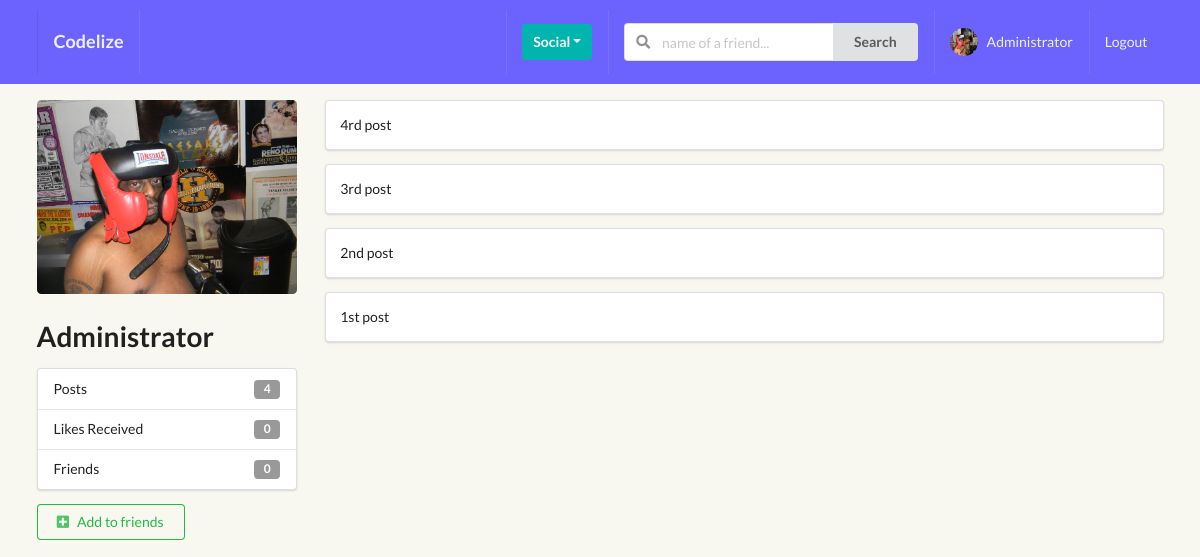
/profiles/vieira-beetlejuice/ (signed in), run on the app's committed database.
### perfil/models.py (models this page shows, shortened)
class Profile(models.Model):
    first_name = models.CharField(max_length=200, blank=True)
    last_name = models.CharField(max_length=200, blank=True)
    username = models.OneToOneField(User, on_delete=models.CASCADE)
    bio = models.TextField(default="no bio...", max_length=300)
    email = models.EmailField(max_length=200, blank=True)
    country = models.CharField(max_length=200, blank=True)
    avatar = models.ImageField(default='avatar.png', upload_to='avatars/')
    friends = models.ManyToManyField(User, blank=True, related_name='friends')
    slug = models.SlugField(unique=True, blank=True)
    updated = models.DateTimeField(auto_now=True)
    created = models.DateTimeField(auto_now_add=True)
    objects = ProfileManager()
    def get_friends_no(self):
        return self.friends.count()
    def get_posts_no(self):
        return self.posts.all().count() #'posts' is related name to comments authors in /posts/models.py
    def get_all_authors_posts(self):
        return self.posts.all()
    def get_likes_received_no(self): #likes recebidos
        posts = self.posts.all()
        total_liked = 0
        for item in posts:
            total_liked += item.liked.all().count()
        return total_liked
    __initial_first_name = None
    __initial_last_name = None
    def __init__(self, *args, **kwargs):
        super().__init__(*args, **kwargs)
        self.__initial_first_name = self.first_name
        self.__initial_last_name = self.last_name

### posts/models.py (models this page shows, shortened)
class Post(models.Model):
    content = models.TextField()
    image = models.ImageField(upload_to='posts', validators=[FileExtensionValidator(['png', 'jpg', 'jpeg'])], blank=True)
    liked = models.ManyToManyField(Profile, blank=True, related_name='likes')
    updated = models.DateTimeField(auto_now=True)
    created = models.DateTimeField(auto_now_add=True)
    author = models.ForeignKey(Profile, on_delete=models.CASCADE, related_name='posts')
    class Meta:
        ordering = ('-created',)

### perfil/views.py (the view)
# urls.py: path('<slug>/', ProfileDetailView.as_view(), name="profile_detail_view"),
class ProfileDetailView(LoginRequiredMixin, DetailView):
    model = Profile
    template_name = 'perfil/detail.html'
    def get_object(self, slug=None):
        slug = self.kwargs.get('slug')
        profile = Profile.objects.get(slug=slug)
        return profile
    def get_context_data(self, **kwargs):
        context = super().get_context_data(**kwargs)
        user = User.objects.get(username__iexact=self.request.user)
        profile = Profile.objects.get(username=user)
        rel_r = Relationship.objects.filter(sender=profile)
        rel_s = Relationship.objects.filter(receiver=profile)
        rel_receiver = []
        rel_sender = []
        for item in rel_r:
            rel_receiver.append(item.receiver.username)
        for item in rel_s:
            rel_sender.append(item.sender.username)
        context["rel_receiver"] = rel_receiver
        context["rel_sender"] = rel_sender
        context['is_empty'] = False
        context['posts'] = self.get_object().get_all_authors_posts()
        context['len_posts'] = True if len(self.get_object().get_all_authors_posts()) > 0 else False
        return context

### perfil/context_processors.py (called while the page is built)
def profile_pic(request):
    if request.user.is_authenticated:
        profile_obj = Profile.objects.get(username=request.user)
        pic = profile_obj.avatar
        return {'picture':pic}
    return {}

def invitations_received_no(request):
    if request.user.is_authenticated:
        profile_obj = Profile.objects.get(username=request.user)
        qs_count = Relationship.objects.invitations_received(profile_obj).count()
        return {'invites_num':qs_count}
    return {}

### perfil/models.py (called while the page is built)
    def invitations_received(self, receiver):
        qs = Relationship.objects.filter(receiver=receiver, status='send')
        return qs

### perfil/templates/perfil/detail.html (shortened to what this page needs)
{% extends 'base.html' %}
{% block content %}
    <div class="ui grid">
    <br>
        <div class="row">
            <div class="four wide column">
                <img class="ui medium rounded image" src={{object.avatar.url}}>
                <h1>{{ object.username }}</h1>
                <div class="ui vertical fluid menu">
                    <div class="item">
                        Posts
                        <div class="ui label">{{ object.get_posts_no }}</div>
                    </div>
                    <div class="item">
                        Likes Received
                        <div class="ui label">{{ object.get_likes_received_no }}</div>
                    </div>
                    <div class="item">
                        Friends
                        <div class="ui label">{{ object.get_friends_no }}</div>
                    </div>
                </div>
                {% if object.username not in rel_receiver and request.user not in rel_sender %}
                    <form action="{% url 'perfil:send_invite' %}" method="POST">
                        <button type="submit" class="ui positive basic button"><i class="plus square icon"></i>Add to friends</button>
                        </form>
                {% endif %}
            </div>
            <div class="twelve wide column">
                {% if len_posts %}
                    {% for post in posts %}
                        <div class="segment ui fluid">
                            {{ post.content }}
                        </div>
                    {% endfor %}
                {% else %}
                    <h1>This user has no posts</h1>
                {% endif %}
            </div>
        </div>
    </div>
{% endblock content %}

### templates/main/navbar.html (shortened to what this page needs)
<div class="ui inverted menu nav mb-7 fixed top sticky" style="background-color: #6C63FF !important;">
  <div class="ui container">
    <a href="{% url 'posts:main-post-view' %}" class="item">
        <h3>Codelize</h3>
    </a>
    <div class="right menu">
        {% if request.user.is_authenticated %}
        <div class="item">
            <div class="ui floating dropdown icon button teal"> Social
                <i class="dropdown icon"></i>
             </div>
        </div>
             <div class="item">
              <form action="" method="GET">
                <div class="ui action left icon input">
                <input class="prompt" type="text" name='q' placeholder="name of a friend...">
                <button type='submit' class="ui button">Search</button>
                </div>
            </form>
            </div>
            <a href="{% url 'perfil:my-profile-view' %}" class="item">
                <img src={{picture.url}} class='ui avatar image'>&nbsp;
                 {{ request.user }}
            </a>
            <a href="{% url 'logout' %}" class="ui item">
                Logout
            </a>
        {% else %}
        <a href="{% url 'login' %}" class="ui item">
                Login
            </a>
        {% endif %}
    </div>
  </div>
</div>

### static_project/style.css (style rules this page uses)
body { background: #F8F8F1 !important; padding-top: 100px !important; }
.nav { border-radius: 0px !important; padding: 10px 0 10px 0 !important; }
.mb-7 { margin-bottom: 7px !important; }
.right { float: right; }
.left { float: left; }

### static_project/not_logged.css (style rules this page uses)
body { -webkit-font-smoothing: antialiased; -moz-font-smoothing: grayscale; }
@media only screen and (min-width: 768px) { .ui.container { width: 700px; max-width: 700px; } }

### data on the page
Profile: avatar (picture), username "Administrator", get_posts_no "4", get_likes_received_no "0", get_friends_no "0"
Post: content "4rd post"
Post: content "3rd post"
Post: content "2nd post"
Post: content "1st post"

### other printed values
{{ request.user }} "Administrator"
